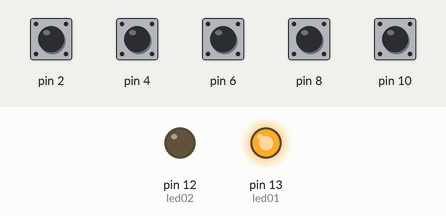
Bench run of a sketch on a simulated Arduino Uno, built with avr-gcc and run on an emulated ATmega328P. On the bench: output pins drawn as LEDs (lit = HIGH). The inputs (shaded band) are chosen by the test bench; at power-on: pin 2, pin 4, pin 6, pin 8, pin 10 HIGH.

Above: at 0.1 s.
At 30.1 s:
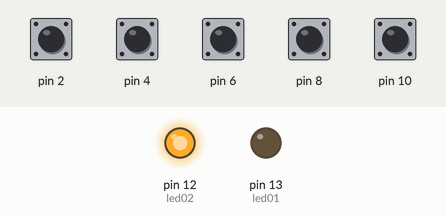
At 60.1 s:
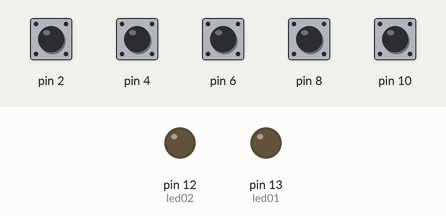
Timing chart, 0 to 61.6 s (numbered marks = the images above):
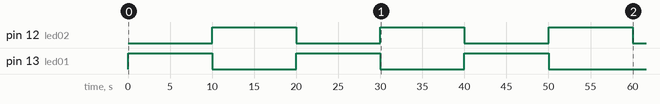

The sketch:

LanguageTheremin12.ino
```cpp
#include <CapacitiveSensor.h>


CapacitiveSensor   cs_1_0 = CapacitiveSensor(1, 0); // 1 is recieving 0 is sensing (has the copper wire)
CapacitiveSensor   cs_3_2 = CapacitiveSensor(3, 2); // " is recieving " is sensing (has the copper wire)
CapacitiveSensor   cs_5_4 = CapacitiveSensor(5, 4); // " is recieving " is sensing (has the copper wire)
CapacitiveSensor   cs_7_6 = CapacitiveSensor(7, 6); // " is recieving " is sensing (has the copper wire)
CapacitiveSensor   cs_9_8 = CapacitiveSensor(9, 8); // " is recieving " is sensing (has the copper wire)
CapacitiveSensor   cs_11_10 = CapacitiveSensor(11, 10); // " is recieving " is sensing (has the copper wire)

// variables01:
long val01; // the sensor value
long sensorMin01 = 1023; // minimum sensor value
long sensorMax01 = 0; // maximum sensor value

// variables02:
long val02; // the sensor value
long sensorMin02 = 1023; // minimum sensor value
long sensorMax02 = 0; // maximum sensor value

// variables03:
long val03; // the sensor value
long sensorMin03 = 1023; // minimum sensor value
long sensorMax03 = 0; // maximum sensor value

// variables04:
long val04; // the sensor value
long sensorMin04 = 1023; // minimum sensor value
long sensorMax04 = 0; // maximum sensor value

// variables05:
long val05; // the sensor value
long sensorMin05 = 1023; // minimum sensor value
long sensorMax05 = 0; // maximum sensor value

// variables06:
long val06; // the sensor value
long sensorMin06 = 1023; // minimum sensor value
long sensorMax06 = 0; // maximum sensor value


int led01 = 13; //LEDs for callibrating
int led02 = 12;


void setup()
{

  Serial.begin(9600);

  // --------------------------Setup for Sensor01 ---------------------------\\
  cs_1_0.set_CS_AutocaL_Millis(0xFFFFFFFF);     // turn off autocalibrate on channel 1 - just as an example

  pinMode(led01, OUTPUT); //leds are great to test

  digitalWrite(led01, HIGH);
  //calibrate during the first seven seconds when board is turned on or reset
  while (millis() < 10000) {
    val01 = cs_1_0.capacitiveSensor(80); //sensor resolution (sensitivity)

    //records maximum sensor value
    if (val01 > sensorMax01) {
      sensorMax01 = val01;
    }
    // does the same for minimum value
    if (val01 < sensorMin01) {
      sensorMin01 = val01;
    }

  }
  digitalWrite(led01, LOW); //LEDs are so helpfull


  // ------------------------Setup for Sensor02 ------------------------------------\\


  cs_3_2.set_CS_AutocaL_Millis(0xFFFFFFFF);     // turn off autocalibrate on channel 1 - just as an example

  pinMode(led02, OUTPUT); //leds are great to test

  digitalWrite(led02, HIGH);
  //calibrate during the first seven seconds when board is turned on or reset
  while (millis() < 20000) {
    val02 = cs_3_2.capacitiveSensor(80); //sensor resolution (sensitivity)

    //records maximum sensor value
    if (val02 > sensorMax02) {
      sensorMax02 = val02;
    }
    // does the same for minimum value
    if (val02 < sensorMin02) {
      sensorMin02 = val02;
    }

  }
  digitalWrite(led02, LOW); //LEDs are so helpfull                // tab character for debug windown spacing

  // --------------------------Setup for Sensor03 ---------------------------\\
  cs_5_4.set_CS_AutocaL_Millis(0xFFFFFFFF);     // turn off autocalibrate on channel 1 - just as an example

  pinMode(led01, OUTPUT); //leds are great to test

  digitalWrite(led01, HIGH);
  //calibrate during the first seven seconds when board is turned on or reset
  while (millis() < 30000) {
    val03 = cs_5_4.capacitiveSensor(80); //sensor resolution (sensitivity)

    //records maximum sensor value
    if (val03 > sensorMax03) {
      sensorMax03 = val03;
    }
    // does the same for minimum value
    if (val03 < sensorMin03) {
      sensorMin03 = val03;
    }


  }
  digitalWrite(led01, LOW); //LEDs are so helpfull


  // --------------------------Setup for Sensor04 ---------------------------\\
  cs_7_6.set_CS_AutocaL_Millis(0xFFFFFFFF);     // turn off autocalibrate on channel 1 - just as an example

  pinMode(led02, OUTPUT); //leds are great to test

  digitalWrite(led02, HIGH);
  //calibrate during the first seven seconds when board is turned on or reset
  while (millis() < 40000) {
    val04 = cs_7_6.capacitiveSensor(80); //sensor resolution (sensitivity)

    //records maximum sensor value
    if (val04 > sensorMax04) {
      sensorMax04 = val04;
    }
    // does the same for minimum value
    if (val04 < sensorMin04) {
      sensorMin04 = val04;
    }

  }
  digitalWrite(led02, LOW); //LEDs are so helpfull


  // --------------------------Setup for Sensor05 ---------------------------\\
  cs_9_8.set_CS_AutocaL_Millis(0xFFFFFFFF);     // turn off autocalibrate on channel 1 - just as an example

  pinMode(led01, OUTPUT); //leds are great to test

  digitalWrite(led01, HIGH);
  //calibrate during the first seven seconds when board is turned on or reset
  while (millis() < 50000) {
    val05 = cs_9_8.capacitiveSensor(80); //sensor resolution (sensitivity)

    //records maximum sensor value
    if (val05 > sensorMax05) {
      sensorMax05 = val05;
    }
    // does the same for minimum value
    if (val05 < sensorMin05) {
      sensorMin05 = val05;
    }

  }
  digitalWrite(led01, LOW); //LEDs are so helpfull

  // ------------------------Setup for Sensor06 ------------------------------------\\


  cs_11_10.set_CS_AutocaL_Millis(0xFFFFFFFF);     // turn off autocalibrate on channel 1 - just as an example

  pinMode(led02, OUTPUT); //leds are great to test

  digitalWrite(led02, HIGH);
  //calibrate during the first seven seconds when board is turned on or reset
  while (millis() < 60000) {
    val06 = cs_11_10.capacitiveSensor(80); //sensor resolution (sensitivity)

    //records maximum sensor value
    if (val06 > sensorMax06) {
      sensorMax06 = val06;
    }
    // does the same for minimum value
    if (val06 < sensorMin06) {
      sensorMin06 = val06;
    }

  }
  digitalWrite(led02, LOW); //LEDs are so helpfull

}

void loop()
{
  long start = millis();

 if (Serial.available() > 0) { // arduino waits to hear form processing

  char input = Serial.read();

  val01 = cs_1_0.capacitiveSensor(80);
  long touch01 = map(val01, sensorMin01, sensorMax01, 0, 255); //mapping
  Serial.print(touch01);
  Serial.print(",");
  delay(1);

  val02 = cs_3_2.capacitiveSensor(80);
  long touch02 = map(val02, sensorMin02, sensorMax02, 0, 255); //mapping
  Serial.print(touch02);
  Serial.print(",");
  delay(1);

  val03 = cs_5_4.capacitiveSensor(80);
  long touch03 = map(val03, sensorMin03, sensorMax03, 0, 255); //mapping
  Serial.print(touch03);
  Serial.print(",");
  delay(1);

  val04 = cs_7_6.capacitiveSensor(80);
  long touch04 = map(val04, sensorMin04, sensorMax04, 0, 255); //mapping
  Serial.print(touch04);
  Serial.print(",");
  delay(1);

  val05 = cs_9_8.capacitiveSensor(80);
  long touch05 = map(val05, sensorMin05, sensorMax05, 0, 255); //mapping
  Serial.print(touch05);
  Serial.print(",");
  delay(1);

  val06 = cs_11_10.capacitiveSensor(80);
  long touch06 = map(val06, sensorMin06, sensorMax06, 0, 255); //mapping
  Serial.println(touch06);


   }

}
```
